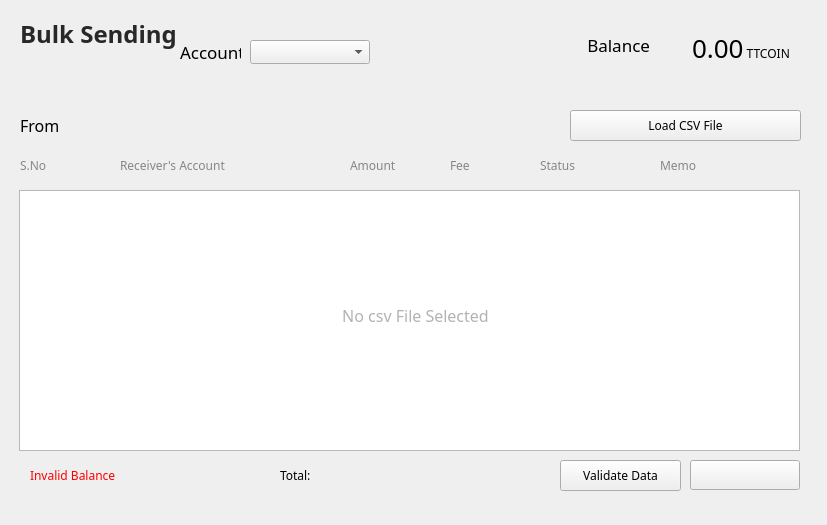
<?xml version="1.0" encoding="UTF-8"?>
<ui version="4.0">
 <class>BulkSending</class>
 <widget class="QWidget" name="BulkSending">
  <property name="geometry">
   <rect>
    <x>0</x>
    <y>0</y>
    <width>827</width>
    <height>525</height>
   </rect>
  </property>
  <property name="font">
   <font>
    <family>微软雅黑</family>
   </font>
  </property>
  <property name="focusPolicy">
   <enum>Qt::TabFocus</enum>
  </property>
  <property name="windowTitle">
   <string>Form</string>
  </property>
  <property name="styleSheet">
   <string notr="true"/>
  </property>
  <widget class="QLabel" name="balanceLabel">
   <property name="geometry">
    <rect>
     <x>692</x>
     <y>30</y>
     <width>271</width>
     <height>32</height>
    </rect>
   </property>
   <property name="font">
    <font>
     <family>微软雅黑</family>
     <pointsize>20</pointsize>
    </font>
   </property>
   <property name="text">
    <string>&lt;html&gt;&lt;head/&gt;&lt;body&gt;&lt;p&gt;&lt;span style=&quot; font-size:26px;&quot;&gt;0.00&lt;/span&gt;&lt;span style=&quot; font-size:12px;&quot;&gt; TTCOIN&lt;/span&gt;&lt;/p&gt;&lt;/body&gt;&lt;/html&gt;</string>
   </property>
  </widget>
  <widget class="QLabel" name="addressLabel2">
   <property name="geometry">
    <rect>
     <x>20</x>
     <y>110</y>
     <width>101</width>
     <height>31</height>
    </rect>
   </property>
   <property name="font">
    <font>
     <family>微软雅黑</family>
     <pointsize>12</pointsize>
     <weight>50</weight>
     <bold>false</bold>
    </font>
   </property>
   <property name="styleSheet">
    <string notr="true"/>
   </property>
   <property name="text">
    <string>From</string>
   </property>
   <property name="alignment">
    <set>Qt::AlignLeading|Qt::AlignLeft|Qt::AlignVCenter</set>
   </property>
  </widget>
  <widget class="QLabel" name="balanceLabel2">
   <property name="geometry">
    <rect>
     <x>540</x>
     <y>30</y>
     <width>110</width>
     <height>30</height>
    </rect>
   </property>
   <property name="font">
    <font>
     <family>微软雅黑</family>
     <pointsize>13</pointsize>
    </font>
   </property>
   <property name="text">
    <string>Balance</string>
   </property>
   <property name="alignment">
    <set>Qt::AlignRight|Qt::AlignTrailing|Qt::AlignVCenter</set>
   </property>
  </widget>
  <widget class="QLabel" name="addressLabel">
   <property name="geometry">
    <rect>
     <x>110</x>
     <y>110</y>
     <width>421</width>
     <height>31</height>
    </rect>
   </property>
   <property name="font">
    <font>
     <family>微软雅黑</family>
     <pointsize>12</pointsize>
    </font>
   </property>
   <property name="styleSheet">
    <string notr="true"/>
   </property>
   <property name="text">
    <string/>
   </property>
   <property name="textInteractionFlags">
    <set>Qt::TextSelectableByMouse</set>
   </property>
  </widget>
  <widget class="QLabel" name="changeAccountLabel">
   <property name="geometry">
    <rect>
     <x>180</x>
     <y>40</y>
     <width>61</width>
     <height>24</height>
    </rect>
   </property>
   <property name="font">
    <font>
     <family>微软雅黑</family>
     <pointsize>13</pointsize>
    </font>
   </property>
   <property name="text">
    <string>Account</string>
   </property>
  </widget>
  <widget class="QLabel" name="delegateLabel2">
   <property name="geometry">
    <rect>
     <x>20</x>
     <y>18</y>
     <width>161</width>
     <height>31</height>
    </rect>
   </property>
   <property name="font">
    <font>
     <family>微软雅黑</family>
     <pointsize>18</pointsize>
     <weight>75</weight>
     <bold>true</bold>
    </font>
   </property>
   <property name="styleSheet">
    <string notr="true">color: rgb(40, 40, 40);</string>
   </property>
   <property name="text">
    <string>Bulk Sending</string>
   </property>
  </widget>
  <widget class="QLabel" name="identityLabel">
   <property name="geometry">
    <rect>
     <x>260</x>
     <y>41</y>
     <width>16</width>
     <height>16</height>
    </rect>
   </property>
   <property name="font">
    <font>
     <family>微软雅黑</family>
    </font>
   </property>
   <property name="styleSheet">
    <string notr="true">background:transparent;</string>
   </property>
   <property name="text">
    <string/>
   </property>
   <property name="alignment">
    <set>Qt::AlignRight|Qt::AlignTrailing|Qt::AlignVCenter</set>
   </property>
  </widget>
  <widget class="QComboBox" name="accountComboBox">
   <property name="geometry">
    <rect>
     <x>250</x>
     <y>40</y>
     <width>120</width>
     <height>24</height>
    </rect>
   </property>
   <property name="font">
    <font>
     <family>微软雅黑</family>
     <weight>50</weight>
     <bold>false</bold>
    </font>
   </property>
   <property name="focusPolicy">
    <enum>Qt::ClickFocus</enum>
   </property>
  </widget>
  <widget class="QTableWidget" name="tableWidget_bulkSending">
   <property name="geometry">
    <rect>
     <x>19</x>
     <y>190</y>
     <width>781</width>
     <height>261</height>
    </rect>
   </property>
   <property name="sizePolicy">
    <sizepolicy hsizetype="Preferred" vsizetype="Preferred">
     <horstretch>0</horstretch>
     <verstretch>0</verstretch>
    </sizepolicy>
   </property>
   <property name="minimumSize">
    <size>
     <width>0</width>
     <height>0</height>
    </size>
   </property>
   <property name="styleSheet">
    <string notr="true"/>
   </property>
   <property name="verticalScrollBarPolicy">
    <enum>Qt::ScrollBarAsNeeded</enum>
   </property>
   <property name="horizontalScrollBarPolicy">
    <enum>Qt::ScrollBarAlwaysOff</enum>
   </property>
   <property name="sizeAdjustPolicy">
    <enum>QAbstractScrollArea::AdjustToContents</enum>
   </property>
   <property name="autoScroll">
    <bool>true</bool>
   </property>
   <property name="editTriggers">
    <set>QAbstractItemView::NoEditTriggers</set>
   </property>
   <property name="tabKeyNavigation">
    <bool>true</bool>
   </property>
   <property name="showDropIndicator" stdset="0">
    <bool>true</bool>
   </property>
   <property name="dragDropOverwriteMode">
    <bool>true</bool>
   </property>
   <property name="showGrid">
    <bool>true</bool>
   </property>
   <property name="columnCount">
    <number>6</number>
   </property>
   <attribute name="horizontalHeaderVisible">
    <bool>false</bool>
   </attribute>
   <attribute name="horizontalHeaderCascadingSectionResizes">
    <bool>false</bool>
   </attribute>
   <attribute name="horizontalHeaderHighlightSections">
    <bool>false</bool>
   </attribute>
   <attribute name="verticalHeaderVisible">
    <bool>false</bool>
   </attribute>
   <attribute name="verticalHeaderCascadingSectionResizes">
    <bool>false</bool>
   </attribute>
   <attribute name="verticalHeaderHighlightSections">
    <bool>false</bool>
   </attribute>
   <column>
    <property name="text">
     <string>时间</string>
    </property>
    <property name="font">
     <font>
      <family>微软雅黑</family>
     </font>
    </property>
    <property name="textAlignment">
     <set>AlignLeading|AlignVCenter</set>
    </property>
   </column>
   <column>
    <property name="text">
     <string>对方账户</string>
    </property>
    <property name="font">
     <font>
      <family>微软雅黑</family>
     </font>
    </property>
    <property name="textAlignment">
     <set>AlignLeading|AlignVCenter</set>
    </property>
   </column>
   <column>
    <property name="text">
     <string>交易金额/GOP</string>
    </property>
    <property name="font">
     <font>
      <family>微软雅黑</family>
     </font>
    </property>
    <property name="textAlignment">
     <set>AlignLeading|AlignVCenter</set>
    </property>
   </column>
   <column>
    <property name="text">
     <string>手续费/GOP</string>
    </property>
    <property name="font">
     <font>
      <family>微软雅黑</family>
     </font>
    </property>
    <property name="textAlignment">
     <set>AlignLeading|AlignVCenter</set>
    </property>
   </column>
   <column>
    <property name="text">
     <string>账户余额/GOP</string>
    </property>
    <property name="font">
     <font>
      <family>微软雅黑</family>
      <weight>50</weight>
      <bold>false</bold>
     </font>
    </property>
    <property name="textAlignment">
     <set>AlignLeading|AlignVCenter</set>
    </property>
   </column>
   <column>
    <property name="text">
     <string>备注</string>
    </property>
    <property name="font">
     <font>
      <family>微软雅黑</family>
     </font>
    </property>
    <property name="textAlignment">
     <set>AlignLeading|AlignVCenter</set>
    </property>
   </column>
  </widget>
  <widget class="QLabel" name="label_11">
   <property name="geometry">
    <rect>
     <x>120</x>
     <y>150</y>
     <width>121</width>
     <height>30</height>
    </rect>
   </property>
   <property name="font">
    <font>
     <family>微软雅黑</family>
    </font>
   </property>
   <property name="styleSheet">
    <string notr="true">color: rgb(134, 134, 134);</string>
   </property>
   <property name="text">
    <string>Receiver's Account</string>
   </property>
  </widget>
  <widget class="QToolButton" name="pushButton_loadCSVFile">
   <property name="geometry">
    <rect>
     <x>570</x>
     <y>110</y>
     <width>231</width>
     <height>31</height>
    </rect>
   </property>
   <property name="font">
    <font>
     <family>微软雅黑</family>
     <pointsize>9</pointsize>
    </font>
   </property>
   <property name="cursor">
    <cursorShape>PointingHandCursor</cursorShape>
   </property>
   <property name="focusPolicy">
    <enum>Qt::NoFocus</enum>
   </property>
   <property name="styleSheet">
    <string notr="true"/>
   </property>
   <property name="text">
    <string>Load CSV File</string>
   </property>
  </widget>
  <widget class="QToolButton" name="bulkSending_sendBtn">
   <property name="geometry">
    <rect>
     <x>690</x>
     <y>460</y>
     <width>110</width>
     <height>30</height>
    </rect>
   </property>
   <property name="font">
    <font>
     <family>微软雅黑</family>
     <pointsize>9</pointsize>
    </font>
   </property>
   <property name="cursor">
    <cursorShape>PointingHandCursor</cursorShape>
   </property>
   <property name="focusPolicy">
    <enum>Qt::NoFocus</enum>
   </property>
   <property name="styleSheet">
    <string notr="true"/>
   </property>
   <property name="text">
    <string/>
   </property>
  </widget>
  <widget class="QLabel" name="tipLabel3">
   <property name="geometry">
    <rect>
     <x>30</x>
     <y>460</y>
     <width>251</width>
     <height>30</height>
    </rect>
   </property>
   <property name="cursor">
    <cursorShape>ArrowCursor</cursorShape>
   </property>
   <property name="styleSheet">
    <string notr="true">color: rgb(255, 0, 0);</string>
   </property>
   <property name="text">
    <string>Invalid Balance</string>
   </property>
   <property name="alignment">
    <set>Qt::AlignLeading|Qt::AlignLeft|Qt::AlignVCenter</set>
   </property>
  </widget>
  <widget class="QToolButton" name="bulkSending_exportCSV">
   <property name="geometry">
    <rect>
     <x>690</x>
     <y>110</y>
     <width>110</width>
     <height>30</height>
    </rect>
   </property>
   <property name="font">
    <font>
     <family>微软雅黑</family>
     <pointsize>9</pointsize>
    </font>
   </property>
   <property name="cursor">
    <cursorShape>PointingHandCursor</cursorShape>
   </property>
   <property name="focusPolicy">
    <enum>Qt::NoFocus</enum>
   </property>
   <property name="styleSheet">
    <string notr="true"/>
   </property>
   <property name="text">
    <string/>
   </property>
  </widget>
  <widget class="QLabel" name="initLabel">
   <property name="geometry">
    <rect>
     <x>30</x>
     <y>290</y>
     <width>771</width>
     <height>51</height>
    </rect>
   </property>
   <property name="font">
    <font>
     <family>微软雅黑</family>
     <pointsize>12</pointsize>
    </font>
   </property>
   <property name="styleSheet">
    <string notr="true">color: rgb(178, 178, 178);</string>
   </property>
   <property name="text">
    <string>No csv File Selected</string>
   </property>
   <property name="alignment">
    <set>Qt::AlignCenter</set>
   </property>
  </widget>
  <widget class="QLabel" name="label_14">
   <property name="geometry">
    <rect>
     <x>20</x>
     <y>150</y>
     <width>41</width>
     <height>30</height>
    </rect>
   </property>
   <property name="font">
    <font>
     <family>微软雅黑</family>
    </font>
   </property>
   <property name="styleSheet">
    <string notr="true">color: rgb(134, 134, 134);</string>
   </property>
   <property name="text">
    <string>S.No</string>
   </property>
  </widget>
  <widget class="QLabel" name="label_15">
   <property name="geometry">
    <rect>
     <x>450</x>
     <y>150</y>
     <width>81</width>
     <height>30</height>
    </rect>
   </property>
   <property name="font">
    <font>
     <family>微软雅黑</family>
    </font>
   </property>
   <property name="styleSheet">
    <string notr="true">color: rgb(134, 134, 134);</string>
   </property>
   <property name="text">
    <string>Fee</string>
   </property>
  </widget>
  <widget class="QLabel" name="label_16">
   <property name="geometry">
    <rect>
     <x>540</x>
     <y>150</y>
     <width>81</width>
     <height>30</height>
    </rect>
   </property>
   <property name="font">
    <font>
     <family>微软雅黑</family>
    </font>
   </property>
   <property name="styleSheet">
    <string notr="true">color: rgb(134, 134, 134);</string>
   </property>
   <property name="text">
    <string>Status</string>
   </property>
  </widget>
  <widget class="QLabel" name="label_17">
   <property name="geometry">
    <rect>
     <x>660</x>
     <y>150</y>
     <width>81</width>
     <height>30</height>
    </rect>
   </property>
   <property name="font">
    <font>
     <family>微软雅黑</family>
    </font>
   </property>
   <property name="styleSheet">
    <string notr="true">color: rgb(134, 134, 134);</string>
   </property>
   <property name="text">
    <string>Memo</string>
   </property>
  </widget>
  <widget class="QLabel" name="label_18">
   <property name="geometry">
    <rect>
     <x>350</x>
     <y>150</y>
     <width>81</width>
     <height>30</height>
    </rect>
   </property>
   <property name="font">
    <font>
     <family>微软雅黑</family>
    </font>
   </property>
   <property name="styleSheet">
    <string notr="true">color: rgb(134, 134, 134);</string>
   </property>
   <property name="text">
    <string>Amount</string>
   </property>
  </widget>
  <widget class="QLabel" name="label_total">
   <property name="geometry">
    <rect>
     <x>280</x>
     <y>460</y>
     <width>41</width>
     <height>30</height>
    </rect>
   </property>
   <property name="text">
    <string>Total:</string>
   </property>
  </widget>
  <widget class="QLabel" name="label_Amount">
   <property name="geometry">
    <rect>
     <x>320</x>
     <y>460</y>
     <width>111</width>
     <height>30</height>
    </rect>
   </property>
   <property name="text">
    <string/>
   </property>
  </widget>
  <widget class="QLabel" name="label_Fee">
   <property name="geometry">
    <rect>
     <x>445</x>
     <y>460</y>
     <width>101</width>
     <height>30</height>
    </rect>
   </property>
   <property name="text">
    <string/>
   </property>
  </widget>
  <widget class="QToolButton" name="pushButton_ValidateAddresses">
   <property name="geometry">
    <rect>
     <x>560</x>
     <y>460</y>
     <width>121</width>
     <height>31</height>
    </rect>
   </property>
   <property name="font">
    <font>
     <family>微软雅黑</family>
     <pointsize>9</pointsize>
    </font>
   </property>
   <property name="cursor">
    <cursorShape>PointingHandCursor</cursorShape>
   </property>
   <property name="focusPolicy">
    <enum>Qt::NoFocus</enum>
   </property>
   <property name="styleSheet">
    <string notr="true"/>
   </property>
   <property name="text">
    <string>Validate Data</string>
   </property>
  </widget>
  <zorder>balanceLabel</zorder>
  <zorder>addressLabel2</zorder>
  <zorder>balanceLabel2</zorder>
  <zorder>addressLabel</zorder>
  <zorder>changeAccountLabel</zorder>
  <zorder>delegateLabel2</zorder>
  <zorder>identityLabel</zorder>
  <zorder>accountComboBox</zorder>
  <zorder>tableWidget_bulkSending</zorder>
  <zorder>label_11</zorder>
  <zorder>bulkSending_sendBtn</zorder>
  <zorder>tipLabel3</zorder>
  <zorder>bulkSending_exportCSV</zorder>
  <zorder>initLabel</zorder>
  <zorder>label_14</zorder>
  <zorder>label_15</zorder>
  <zorder>label_16</zorder>
  <zorder>label_17</zorder>
  <zorder>label_18</zorder>
  <zorder>label_total</zorder>
  <zorder>label_Amount</zorder>
  <zorder>label_Fee</zorder>
  <zorder>pushButton_ValidateAddresses</zorder>
  <zorder>pushButton_loadCSVFile</zorder>
 </widget>
 <resources/>
 <connections/>
</ui>
